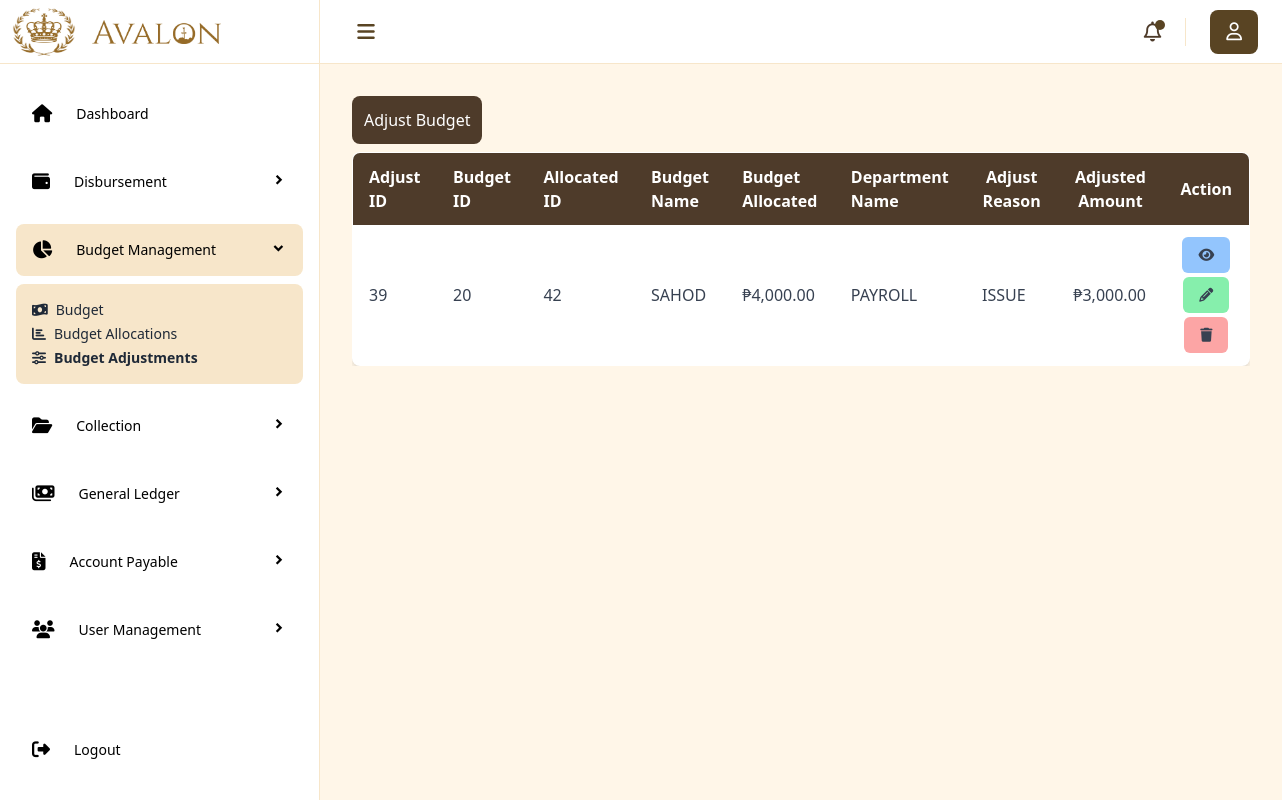
The app's page /Budget_Management/budgetAdjust.php with its own data.
### tables this page shows
CREATE TABLE `budgetadjustments` (
  `AdjustmentID` int(11) NOT NULL,
  `BudgetID` int(11) NOT NULL,
  `AllocationID` int(11) NOT NULL,
  `BudgetName` varchar(255) NOT NULL,
  `BudgetAllocated` int(11) NOT NULL,
  `DepartmentName` varchar(255) NOT NULL,
  `AdjustmentReason` varchar(255) NOT NULL,
  `AdjustmentAmount` int(11) NOT NULL
);

### Budget_Management/config/AdjustController.php (called while the page is built, shortened)
<?php
include_once __DIR__ . '/../../Database/connection.php';
class Data{
     private $conn;
    public function __construct() {
        $db = new Database();
        $this->conn = $db->connect("fin_budget_management");
    }
  public function View(){
    $data = $this->conn->query("SELECT * FROM budgetadjustments");
    return $data->fetch_all(MYSQLI_ASSOC);
  }
}
?>

### Database/connection.php (called while the page is built, shortened)
<?php
class Database {
    private $host = "localhost:3307";
    private $user = "root";
    private $pass = "";
    public function connect($dbname) {
        $this->conn = new mysqli($this->host, $this->user, $this->pass, $dbname);
        return $this->conn;
    }
}
?>

### Budget_Management/budgetAdjust.php (the view, shortened to what this page needs)
<?php
include('config/AdjustController.php');
$adjust = new Data();
$adjustData = $adjust->View();
?>
<?php include('../includes/head.php'); ?>
<body>
    <div class="flex min-h-screen w-full">
        <?php include('../includes/sidebar.php'); ?>
        <div class="main w-full bg-[#FFF6E8] md:ml-[320px]">
            <?php include('../includes/navbar.php'); ?>
            <main class="px-8 py-8">
                <div class="w-full">
                    <button id="adjust-budget-btn" class="p-3 bg-[#4E3B2A] rounded-lg text-white">Adjust Budget</button>
                    <div class="mt-2 overflow-x-auto">
                        <table class="min-w-full bg-white rounded-lg overflow-hidden shadow-md border">
                            <thead class="bg-[#4E3B2A] text-white">
                                <tr>
                                    <th class="py-3 px-2 md:px-4 text-left">Adjust ID</th>
                                    <th class="py-3 px-2 md:px-4 text-left">Budget ID</th>
                                    <th class="py-3 px-2 md:px-4 text-left">Allocated ID</th>
                                    <th class="py-3 px-2 md:px-4 text-left">Budget Name</th>
                                    <th class="py-3 px-2 md:px-4 text-left">Budget Allocated</th>
                                    <th class="py-3 px-2 md:px-4 text-left">Department Name</th>
                                    <th class="py-3 px-2 md:px-4 text-center">Adjust Reason</th>
                                    <th class="py-3 px-2 md:px-4 text-center">Adjusted Amount</th>
                                    <th class="py-3 px-2 md:px-4 text-center">Action</th>
                                </tr>
                            </thead>
                            <tbody id="dataRows" class="text-gray-700">
                                <?php if (!empty($adjustData)): ?>
                                    <?php foreach ($adjustData as $a): ?>
                                        <tr class="border-b hover:bg-gray-100">
                                         <td class="py-3 px-2 md:px-4"><?= htmlspecialchars($a['AdjustmentID']); ?></td>
                                            <td class="py-3 px-2 md:px-4"><?= htmlspecialchars($a['BudgetID']); ?></td>
                                               <td class="py-3 px-2 md:px-4"><?= htmlspecialchars($a['AllocationID']); ?></td>
                                            <td class="py-3 px-2 md:px-4"><?= htmlspecialchars($a['BudgetName']); ?></td>
                                            <td class="py-3 px-2 md:px-4">₱<?= number_format(htmlspecialchars($a['BudgetAllocated']),2); ?></td>
                                            <td class="py-3 px-2 md:px-4"><?= htmlspecialchars($a['DepartmentName']); ?></td>
                                            <td class="py-3 px-2 md:px-4"><?= htmlspecialchars($a['AdjustmentReason']); ?></td>
                                               <td class="py-3 px-2 md:px-4">₱<?= number_format(htmlspecialchars($a['AdjustmentAmount']),2); ?></td>
                                            <td class="py-3 px-2 flex flex-wrap justify-center gap-1">
                                                <button class="px-2 md:px-4 py-2 bg-blue-300 rounded-md text-xs md:text-sm ViewInfo" data-id="<?= htmlspecialchars($a['AdjustmentID']); ?>" title="View">
                                                    <i class="fa-solid fa-eye"></i>
                                                </button>
                                                <button class="px-2 md:px-4 py-2 bg-green-300 rounded-md text-xs md:text-sm EditInfo" title="Edit" data-id="<?= htmlspecialchars($a['AdjustmentID']); ?>">
                                                    <i class="fa-solid fa-pencil"></i>
                                                </button>
                                                <button class="px-2 md:px-4 py-2 bg-red-300 rounded-md text-xs md:text-sm DeleteInfo" title="Delete" data-id="<?= htmlspecialchars($a['AdjustmentID']); ?>">
                                                    <i class="fa-solid fa-trash"></i>
                                                </button>
                                            </td>
                                        </tr>
                                    <?php endforeach; ?>
                                <?php else: ?>
                                    <tr>
                                        <td colspan="9" class="text-center py-4">No data available.</td>
                                    </tr>
                                <?php endif; ?>
                            </tbody>
                        </table>
                    </div>
                </div>
            </main>
        </div>
    </div>
</body>
</html>

### records on screen
budgetadjustments: AdjustmentID "39", BudgetID "20", AllocationID "42", BudgetName "SAHOD", BudgetAllocated "4,000.00", DepartmentName "PAYROLL", AdjustmentReason "ISSUE", AdjustmentAmount "3,000.00"

### other values on screen
str_replace('_', ' ', $moduleName) "Disbursement"
str_replace('_', ' ', $moduleName) "Budget Management"
$data['name'] "Budget"
$data['name'] "Budget Allocations"
$data['name'] "Budget Adjustments"
str_replace('_', ' ', $moduleName) "Collection"
str_replace('_', ' ', $moduleName) "General Ledger"
str_replace('_', ' ', $moduleName) "Account Payable"
str_replace('_', ' ', $moduleName) "User Management"
